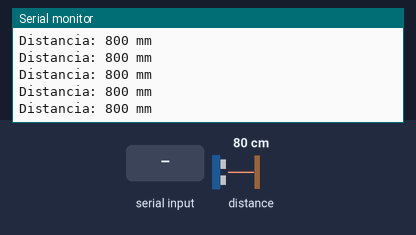
Simulated run of this sketch. Board: Arduino Uno, built with avr-gcc and run on an emulated ATmega328P. Parts: the last lines printed to the serial monitor. Inputs (shaded band) come from the test bench; at power-on: distance to the obstacle 80 cm. The echo pulse lasts 58.3 µs per cm.

Above: at 1.2 s.
1.3 s: distance to the obstacle set to 250 cm
At 1.49 s:
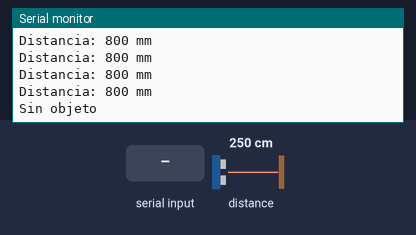
3.4 s: "l" received over Serial
At 3.47 s:
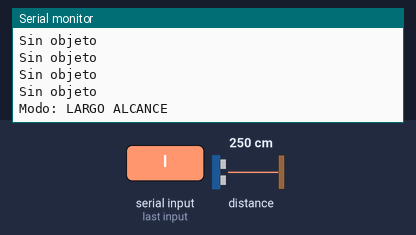
4.9 s: distance to the obstacle set to 2 cm
At 4.96 s:
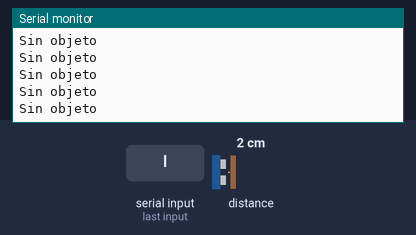

Measured:
- after the input at 1.3 s, the serial monitor: prints a new line after 0.07 s (image 1)
- after the input at 3.4 s, the serial monitor: prints a new line after 0.07 s (image 2)

The sketch:

prueba-vl53l0x.ino
```cpp
/*
  Prueba de un VL53L0X (ToF láser) para detectar la canica de vidrio

  Conexiones:
    VIN  -> 5V (si el módulo tiene regulador; si no, a 3.3V)
    GND  -> GND
    SDA  -> A4
    SCL  -> A5
    XSHUT y GPIO1 sin conectar

  Montaje: un solo sensor fijo, a ~15-20 mm del piso, mirando derecho.

  Imprime la distancia ~10 veces por segundo. Por el monitor serie:
    'n' -> modo normal (el de fábrica)
    'l' -> modo largo alcance (más sensible a blancos que devuelven poca luz,
           como el vidrio, pero también ve más el piso)
*/

#include <Wire.h>
#include <VL53L0X.h>

VL53L0X sensor;

// El sensor devuelve ~8190 cuando no ve nada dentro del rango
const uint16_t SIN_OBJETO_MM = 8000;
const unsigned int PAUSA_MS = 100;

void configurarModo(bool largo) {
  sensor.stopContinuous();
  if (largo) {
    sensor.setSignalRateLimit(0.1);
    sensor.setVcselPulsePeriod(VL53L0X::VcselPeriodPreRange, 18);
    sensor.setVcselPulsePeriod(VL53L0X::VcselPeriodFinalRange, 14);
  } else {
    sensor.setSignalRateLimit(0.25);
    sensor.setVcselPulsePeriod(VL53L0X::VcselPeriodPreRange, 14);
    sensor.setVcselPulsePeriod(VL53L0X::VcselPeriodFinalRange, 10);
  }
  sensor.setMeasurementTimingBudget(33000);
  sensor.startContinuous();
  Serial.println(largo ? F("Modo: LARGO ALCANCE") : F("Modo: NORMAL"));
}

void setup() {
  Serial.begin(9600);
  Wire.begin();
  sensor.setTimeout(500);
  if (!sensor.init()) {
    Serial.println(F("No se encontró el VL53L0X: revisá SDA/SCL y alimentación"));
    while (true) {}
  }
  configurarModo(false);
}

void loop() {
  if (Serial.available()) {
    char c = Serial.read();
    if (c == 'n') configurarModo(false);
    if (c == 'l') configurarModo(true);
  }

  uint16_t mm = sensor.readRangeContinuousMillimeters();
  if (sensor.timeoutOccurred()) {
    Serial.println(F("Timeout: el sensor no respondió"));
  } else if (mm >= SIN_OBJETO_MM) {
    Serial.println(F("Sin objeto"));
  } else {
    Serial.print(F("Distancia: "));
    Serial.print(mm);
    Serial.println(F(" mm"));
  }
  delay(PAUSA_MS);
}
```
